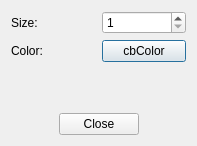
<?xml version="1.0" encoding="UTF-8"?>
<ui version="4.0">
 <class>PointDisplayOptionsDialog</class>
 <widget class="QDialog" name="PointDisplayOptionsDialog">
  <property name="geometry">
   <rect>
    <x>0</x>
    <y>0</y>
    <width>197</width>
    <height>146</height>
   </rect>
  </property>
  <property name="windowTitle">
   <string>Dialog</string>
  </property>
  <layout class="QVBoxLayout" name="verticalLayout">
   <item>
    <layout class="QGridLayout" name="gridLayout">
     <item row="0" column="0">
      <widget class="QLabel" name="label">
       <property name="text">
        <string>Size:</string>
       </property>
      </widget>
     </item>
     <item row="0" column="1">
      <widget class="QSpinBox" name="sbSize">
       <property name="minimum">
        <number>1</number>
       </property>
      </widget>
     </item>
     <item row="1" column="0">
      <widget class="QLabel" name="label_2">
       <property name="text">
        <string>Color:</string>
       </property>
      </widget>
     </item>
     <item row="1" column="1">
      <widget class="ColorButton" name="cbColor">
       <property name="text">
        <string>cbColor</string>
       </property>
      </widget>
     </item>
    </layout>
   </item>
   <item>
    <spacer name="verticalSpacer">
     <property name="orientation">
      <enum>Qt::Vertical</enum>
     </property>
     <property name="sizeHint" stdset="0">
      <size>
       <width>20</width>
       <height>10</height>
      </size>
     </property>
    </spacer>
   </item>
   <item>
    <layout class="QHBoxLayout" name="horizontalLayout">
     <item>
      <spacer name="horizontalSpacer">
       <property name="orientation">
        <enum>Qt::Horizontal</enum>
       </property>
       <property name="sizeHint" stdset="0">
        <size>
         <width>40</width>
         <height>20</height>
        </size>
       </property>
      </spacer>
     </item>
     <item>
      <widget class="QPushButton" name="pbClose">
       <property name="text">
        <string>Close</string>
       </property>
      </widget>
     </item>
     <item>
      <spacer name="horizontalSpacer_2">
       <property name="orientation">
        <enum>Qt::Horizontal</enum>
       </property>
       <property name="sizeHint" stdset="0">
        <size>
         <width>40</width>
         <height>20</height>
        </size>
       </property>
      </spacer>
     </item>
    </layout>
   </item>
  </layout>
 </widget>
 <customwidgets>
  <customwidget>
   <class>ColorButton</class>
   <extends>QPushButton</extends>
   <header location="global">colorbutton.h</header>
  </customwidget>
 </customwidgets>
 <resources/>
 <connections>
  <connection>
   <sender>pbClose</sender>
   <signal>clicked()</signal>
   <receiver>PointDisplayOptionsDialog</receiver>
   <slot>hide()</slot>
   <hints>
    <hint type="sourcelabel">
     <x>177</x>
     <y>215</y>
    </hint>
    <hint type="destinationlabel">
     <x>199</x>
     <y>149</y>
    </hint>
   </hints>
  </connection>
 </connections>
</ui>
